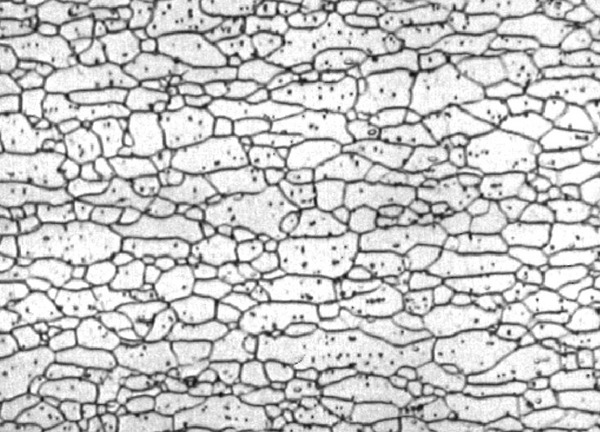
#> input picture doc/notebooks/5_Image_Processing/HSLA 340.jpg, 600 x 432 px
$ jupyter execute 08_Image_Processing_Practical_Work.ipynb   (shell and % lines are left out)   (older library calls are emulated)
#> lines starting #> are read from the running program, lines starting #| are printed output that depends on the picture
# Practical Work: Steel microstructure

In this tutorial, you will study the microstructure of an [HSLA steel](http://automotive.arcelormittal.com/europe/products/HYTSS/HSLA/EN). The SEM image represented bellow exhibits the microstructure of the alloy using a chemical attack to reveal the grain boundaries.

The microstructure of an HSLA340 cold rolled steel is available [here](http://automotive.arcelormittal.com/saturnus/sheets/images/large/HSLA%20340.jpg). Download it and put it into your current work directory.

[cell 1]
from PIL import Image
import numpy as np
import matplotlib.pyplot as plt
from matplotlib import cm
from scipy import ndimage
import pandas as pd
import os

[cell 2]
path = "HSLA 340.jpg"
files = os.listdir("./")
if path in files:
    print("Ok, the file is in {0}".format(files))
else:
    print("The file is not in {0} , retry !".format(files))

[cell 3]
im = Image.open(path)
#> im is the input picture: PIL image 600x432 L; min 9, max 255, mean 199.4
Nc, Nl = im.size
#> Nc = 600; Nl = 432
im = im.resize((Nc // 2 ,Nl // 2),Image.ANTIALIAS)
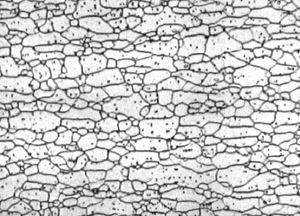
#> im: PIL image 300x216 L; min 10, max 255, mean 199.3
fig, ax = plt.subplots()
ax.axis("off")
plt.imshow(im)
plt.colorbar()
plt.show()
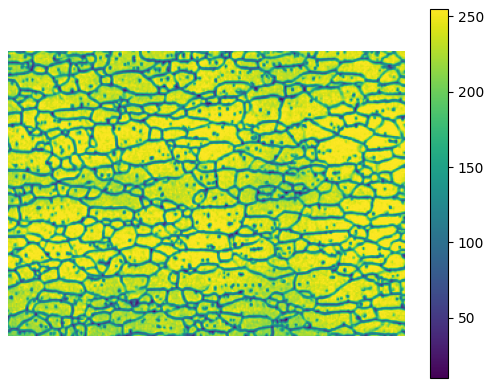
#> figure drawn by matplotlib, 2 panels
